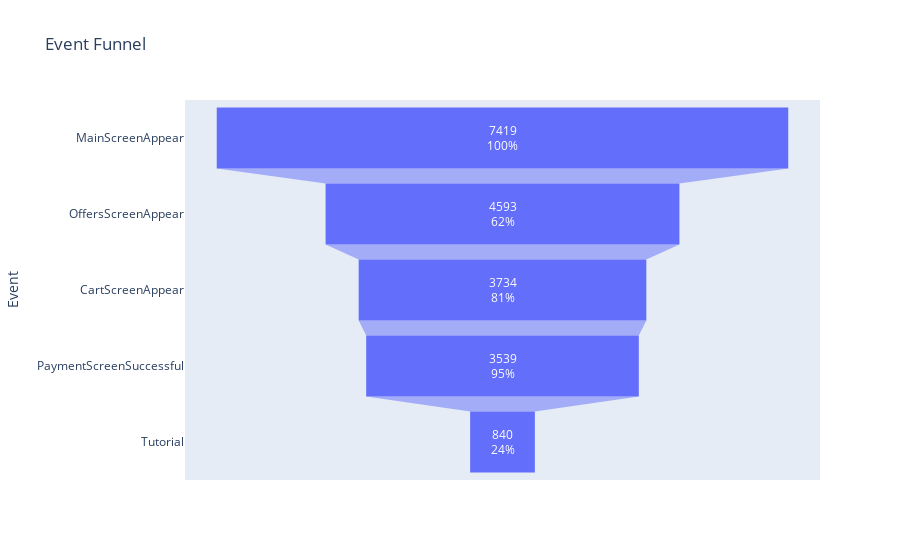

The notebook cell saved with this chart:
### Markdown cell above
### Event Sequence and Consistency in the Action Sequence

### Code cell
# Calculate the proportion of users advancing through the event funnel
event_funnel = ['MainScreenAppear', 'OffersScreenAppear', 'CartScreenAppear', 'PaymentScreenSuccessful', 'Tutorial']
advance_proportions = []

for i in range(len(event_funnel) - 1):
    current_event = event_funnel[i]
    next_event = event_funnel[i + 1]
    
    current_users = complete_data[complete_data['event_name'] == current_event]['device_id_hash'].nunique()
    next_users = complete_data[complete_data['event_name'] == next_event]['device_id_hash'].nunique()
    
    advance_proportion = next_users / current_users if current_users > 0 else 0
    advance_proportions.append(advance_proportion)

# Display the proportions of users advancing through the event funnel
for i in range(len(advance_proportions)):
    current_event = event_funnel[i]
    next_event = event_funnel[i + 1]
    advance_proportion = advance_proportions[i]
    
    print(f"Proportion of users advancing from '{current_event}' to '{next_event}': {advance_proportion:.2%}")

print("\n" + "-"*127 + "\n")

# Define Seaborn color palette
sns.set_palette("muted")

# Get the number of unique users for each event in the correct order
users_per_event = [complete_data[complete_data['event_name'] == event]['device_id_hash'].nunique() for event in event_funnel]

# Visualize the event funnel with Plotly
fig = go.Figure(go.Funnel(
    y=event_funnel,
    x=users_per_event,
    textposition='inside',
    textinfo='value+percent previous'
))

fig.update_layout(title='Event Funnel',
                  xaxis_title='Number of Users',
                  yaxis_title='Event')

fig.show()

### Figure 1 — Plotly figure (JSON) as saved in the notebook; plotly's stock layout.template omitted (floating-point values rounded to 4 significant figures)
{"data": [{"textinfo": "value+percent previous", "textposition": "inside", "type": "funnel", "x": [7419, 4593, 3734, 3539, 840], "y": ["MainScreenAppear", "OffersScreenAppear", "CartScreenAppear", "PaymentScreenSuccessful", "Tutorial"]}], "layout": {"title": {"text": "Event Funnel"}, "xaxis": {"title": {"text": "Number of Users"}}, "yaxis": {"title": {"text": "Event"}}}}
